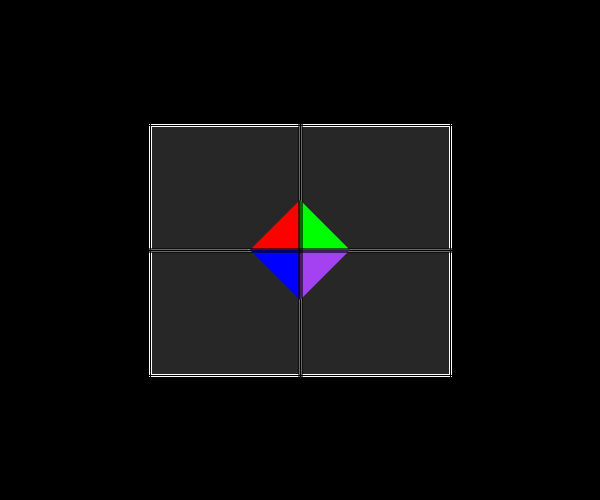
Frame 1 (no input)
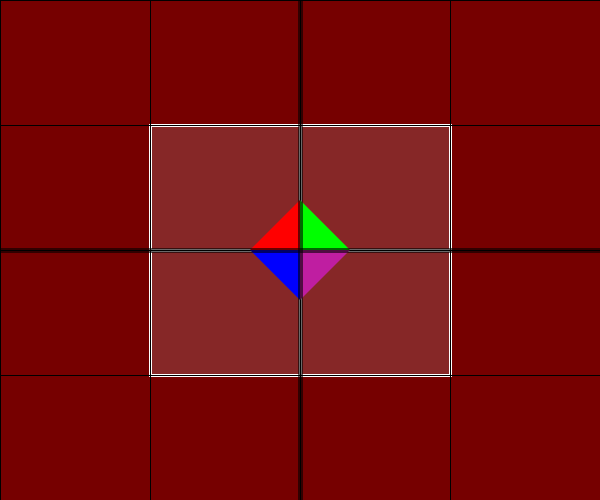
Frame 60 (the mouse pressed at the canvas centre just before this capture)
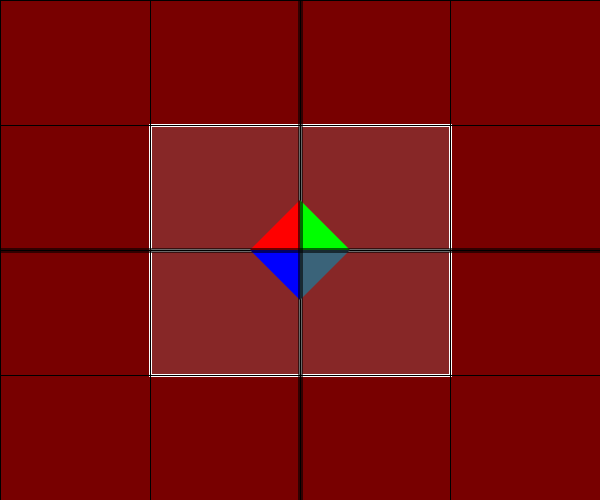
Frame 120 (the mouse held since frame 60 and released just before this capture)

The Processing sketch that drew these frames (run headless with seeded random() and noise(); from frame 60 on, the mouse is pressed at the canvas centre):

// Processing sketch: processing_78882
// ── processing_78882.pde

// Creative Coding 1
  // Assignment 2: Create a Dynamic Sketch

// Initiating & Declaring Global Variables:
int rectX = 0; // initial x co-ordinate of one of the '4x4' rectangles that fill the sketch window
int rectY = 0; // initial y co-ordinate of one of the '4x4' rectangles that fill the sketch window
int rectW = 150; // width of each '4x4' rectangle
int rectH = 125; // heigth of each '4x4' rectangle
int rectSpacX = 150; // x co-ordinate spacing between each of the '4x4' rectangles
int rectSpacY = 125; // y co-ordinate spacing between each of the '4x4' rectangles

float r = 0; // Variable determining the r-value (red) within RGB colour value initially set to 0
float g = 0; // Variable determining the g-value (green) within RGB colour value initially set to 0
float b = 0; // Variable determining the b-value (blue) within RGB colour value initially set to 0

boolean button1 = false; // Boolean variable representing the top-left interactive 'button' initially set to "false" (off) 
boolean button2 = false; // Boolean variable representing the top-right interactive 'button' initially set to "false" (off) 
boolean button3 = false; // Boolean variable representing the bottom-left interactive 'button' initially set to "false" (off) 
boolean button4 = false; // Boolean variable representing the bottom-right interactive 'button' initially set to "false" (off) 

int triX1 = 275; // 1st Variable x co-ordinate for the horizontal-moving triangle within the top-left button (button1)
int triY1 = 225; // 1st Variable y co-ordinate for the horizontal-moving triangle within the top-left button (button1)
int triX2 = 300; // 2nd Variable x co-ordinate for the horizontal-moving triangle within the top-left button (yutton1)
int triY2 = 200; // 2nd Variable y co-ordinate for the horizontal-moving triangle within the top-left button (button1)
int triX3 = 300; // 3rd Variable x co-ordinate for the horizontal-moving triangle within the top-left button (button1)
int triY3 = 250; // 3rd Variable y co-ordinate for the horizontal-moving triangle within the top-left button (button1)

float triX4 = 250; // 1st Variable x co-ordinate for the vertical-moving triangle within the top-left button (button1)
float triY4 = 250; // 1st Variable y co-ordinate for the vertical-moving triangle within the top-left button (button1)
float triX5 = 275; // 2nd Variable x co-ordinate for the vertical-moving triangle within the top-left button (button1)
float triY5 = 225; // 2nd Variable y co-ordinate for the vertical-moving triangle within the top-left button (button1)
float triX6 = 300; // 3rd Variable x co-ordinate for the vertical-moving triangle within the top-left button (button1)
float triY6 = 250; // 3rd Variable y co-ordinate for the vertical-moving triangle within the top-left button (button1)

float triX7 = 250; // 1st Variable x co-ordinate for the diagonal-moving triangle within the top-left button (button1)
float triY7 = 250; // 1st Variable y co-ordinate for the diagonal-moving triangle within the top-left button (button1)
float triX8 = 300; // 2nd Variable x co-ordinate for the diagonal-moving triangle within the top-left button (button1)
float triY8 = 200; // 2nd Variable y co-ordinate for the diagonal-moving triangle within the top-left button (button1)
float triX9 = 250; // 3rd Variable x co-ordinate for the diagonal-moving triangle within the top-left button (button1)
float triY9 = 200; // 3rd Variable y co-ordinate for the diagonal-moving triangle within the top-left button (button1)

int savMouseX = -1; // Variable x co-ordinate to save mouse's X co-ordinate within spider-web design in button2. Inititally set to -1 as 0 can be achieved through position (0,y)
int savMouseY = -1; // Variable y co-ordinate to save mouse's Y co-ordinate within spider-web design in button2. Inititally set to -1 as 0 can be achieved through position (x,0)

// Within 'void setup' only the following process(es) shall be processed once:
void setup () {
  size(600,500); // Dimensions of sketch window are 600px by 500px 
  frameRate(30); // Frame rate set to 30 to ease randomisation of colour within 4th quadrant (bottom-right main rectangle)
}

// Within 'void draw' the following process(es) shall be processed continously with no specification:
void draw () {
  background(r,g,b); // Background's colour defined by int. variables r,g,b representing red, green and blue respectively

// Drawing of buttons (initial appearance)
strokeWeight(3); 
stroke(255); // White outline
fill(200,50); // Very light-grey very transparent fill
rectMode(CORNERS);
rect(150,125,300,250); // Top-left semi-transparent rectangular 'button1'
rect(450,125,300,250); // Top-right semi-transparent rectangular 'button2'
rect(150,375,300,250); // Bottom-left semi-transparent rectangular 'button3'
rect(450,375,300,250); // Bottom-right semi-transparent rectangular 'button4'

// Drawing of 4x4 rectangles (created via. 'for' loop)
  // Initial Attributes:
strokeWeight(1);
stroke(0); // Thin, Black stroke
noFill(); // No Fill
rectMode(CORNER);
  // Construction:
for (int rectY = 0; rectY <= height-rectSpacY; rectY=rectY+rectSpacY) {
  rect (rectX, rectY, rectW, rectH); // Left-most column of 4 rectangles
  rect (rectX+rectSpacX,rectY,rectW,rectH); // 2nd from left column of 4 rectangles
  rect (rectX+(rectSpacX*2),rectY,rectW,rectH); // 2nd from right column of 4 rectangles
  rect (rectX+(rectSpacX*3),rectY,rectW,rectH); // Right-most column of 4 rectangles
  }

// Drawing of right-angle triangles within center of sketch window
noStroke();
fill(255,0,0);
triangle(250,250,300,250,300,200); // Top-left triangle (red)
fill(0,255,0);
triangle(300,200,300,250,350,250); // Bottom-left triangle (blue)
fill(0,0,255);  
triangle(250,250,300,250,300,300); // Top-right triangle (green)
fill(random(255),random(255),random(255));
triangle(300,300,300,250,350,250); // Bottom-right triangle (random colour)

// Drawing of quadrant dividers (2x2 lines)    
strokeWeight(5);
stroke(0,150);
line(300,0,300,500); // Vertical thick, black semi-transparent line 
line(0,250,600,250); // Horizontal thick, black semi-transparent line 

// Defining areas of RGB change based on mouse cursor's position
if(mouseX < width/2 && mouseY < height/2) { // If the mouse cursor is located within the 2ndt quadrant (top-left) the following process(es) will commence:
r = r+2; // r (red) increments by "2" within the background
} else { 
r = r; // r remains its value
} if(mouseX > width/2 && mouseY < height/2) { // If the mouse cursor is located within the 1st quadrant (top-right) the following process(es) will commence:
g = g+2; // g (green) increments by "2" within the background
} else {
g = g; // g remains it's value
} if (mouseX < width/2 && mouseY > height/2) { // If the mouse cursor is located within the 3rd quadrant (bottom-left) the following process(es) will commence:
b = b+2; // b (blue) increments by "2" within the background
} else {
b = b; // b remains its value
} if (mouseX > width/2 & mouseY > height/2) {  // If the mouse cursor is located within the 4th quadrant (bottom-right) the following process(es) will commence:
  r = random(255); // float variable 'r' (red) will generate a random value from "0" to "255"
  g = random(255); // float variable 'g' (green) will generate a random value from "0" to "255"
  b = random(255); // float variable 'b' (blue) will generate a random value from "0" to "255"
} else {
} if (r >= 255 && g >= 255 && b >= 255) { // Else if r (red) & g (green) & b (blue) are all equal to (or greater than) "255" then the following process(es) will commence:
r = 0; // r (red) value returns to "0"
g = 0; // g (green) value returns to "0"
b = 0; // b (blue) value returns to "0"
}

// Button Roll-overs - Top-left (button1)
  // When the mouse cursor 'rolls over' the top-left button (button1) the button's fill becomes semi-transparent white else it remains its default attributes
if (mouseX > 150 && mouseX < 300 && mouseY > 125 && mouseY < 250) { 
fill(255,225);
rect(150,125,150,125);
} else {
}
// Button Roll-overs - Top-right (button2)
  // When the mouse cursor 'rolls over' the top-right button (button2) the button's fill becomes semi-transparent white else it remains its default attributes
if (mouseX > 300 && mouseX < 450 && mouseY > 125 && mouseY < 250) {
fill(255,225);
rect(300,125,150,125);
} else {
}
// Button Roll-overs - Bottom-left (button3)
  // When the mouse cursor 'rolls over' the bottom-left button (button3) the button's fill becomes semi-transparent white else it remains its default attributes
if (mouseX > 150 && mouseX < 300 && mouseY > 250 && mouseY < 375) {
fill(255,225);
rect(150,250,150,125);
} else {
}
// Button Roll-overs - Bottom-right (button4)
  // When the mouse cursor 'rolls over' the bottom-right button (button4) the button's fill becomes semi-transparent white else it remains its default attributes
if (mouseX > 300 && mouseX < 450 && mouseY > 250 && mouseY < 375) {
fill(255,225);
rect(300,250,150,125);
} else { 
}

// Defining Top-left button (button1):
if (button1) { // If 'button1' is true (pressed) the following process(es) will commence:
  fill(0,200);
  noStroke();
  rect(150,125,150,125); // button1's appearance changes to having a slightly transparent black fill with no stroke to represent being pushed/activated
    strokeWeight(2);
    stroke(0);
    fill(255,0,0);
      triangle(triX1,triY1,triX2,triY2,triX3,triY3); // Creation of horizontal red triangle with black stroke that loops around 2nd quadrant (top-left) from right edge of quadrant to left
      triX1 = triX1 - 5;
      triX2 = triX2 - 5;
      triX3 = triX3 - 5;
        if(triX1 < -25) { // When horizontal triangle's 1st x co-ordinate reaches less than -25, it will return to it's original variable values causing the infinite loop until the button is de-activated
          triX1 = 275;
          triY1 = 225;
          triX2 = 300;
          triY2 = 200;
          triX3 = 300; 
          triY3 = 250;
   } triangle(triX4,triY4,triX5,triY5,triX6,triY6); // Creation of vertical red triangle with black stroke that loops around 2nd quadrant (top-left) from bottom edge of quadrant to top
     triY4 = triY4 - 4.6;
     triY5 = triY5 - 4.6;
     triY6 = triY6 - 4.6;
        if(triY4 < -25) {  // When vertical triangle's 1st y co-ordinate reaches less than -25, it will return to it's original variable values causing the infinite loop until the button is de-activated
          triX4 = 250;
          triY4 = 250;
          triX5 = 275;
          triY5 = 225;
          triX6 = 300;
          triY6 = 250;
   } triangle(triX7,triY7,triX8,triY8,triX9,triY9); // Creation of diagonal red triangle with black stroke that loops around 2nd quadrant (top-left) from bottom-right corner of quadrant to top-left
      triX7 = triX7 - 4.5;
      triY7 = triY7 - 3.6;
      triX8 = triX8 - 4.5;
      triY8 = triY8 - 3.6;
      triX9 = triX9 - 4.5;
      triY9 = triY9 - 3.6;
        if(triX7 < -25) { // When diagonal triangle's 1st x co-ordinate reaches less than -25, it will return to it's original variable values causing the infinite loop until the button is de-activated
         triX7 = 250;
         triY7 = 250;
         triX8 = 300;
         triY8 = 200;
         triX9 = 250;
         triY9 = 200;
        }    
} else {
  button1 = false;
}

// Defining Top-right button (button2):
if (button2) { // If 'button2' is true (pressed) the following process(es) will commence:
  fill(0,200);
  noStroke();
  rect(300,125,150,125); // button2's appearance changes to having a slightly transparent black fill with no stroke to represent being pushed/activated
  smooth();
  if (mouseX > width/2 && mouseX < width && mouseY > 0 && mouseY < height/2) { // If the mouse cursor is located within the 2nd quadrant (top right) then:
     stroke(0,abs(g-50),0); // Stroke colour equals the current, absolute g (green) RGB value - 50 to differentiate from the actual background
     strokeWeight(abs(mouseX-pmouseX)); // Stroke weight defined by the absolute value (speed) of the previous mouseX position to the current mouseX position
     line(pmouseX,pmouseY,mouseX,mouseY); // Line created based on the previous mouse x & y co-ordinate to the current mouse x & y co-ordinate that imitated a defined paintbrush tool
     }
} else {
  noSmooth();
  button2 = false;
}

// Defining Bottom-left button (button3):
if (button3) { // If 'button3' is true (pressed) the following process(es) will commence:
  fill(0,200);
  noStroke();
  rect(150,250,150,125); // button3's appearance changes to having a slightly transparent black fill with no stroke to represent being pushed/activated
  if (mouseX > 0 && mouseX < 300 && mouseY > 250 && mouseY < 500) {  // If the mouse cursor is located within the 3rd quadrant (bottom-left) and...
    if (mousePressed) { // When the mouse is pressed and...
      if (savMouseX == -1 && savMouseY == -1) { // When the saved mouse x co-ordinate & saved mouse y co-ordinate are saved to the default value of -1 then the following process(es) will commence:
        savMouseX = mouseX; // int. variable representing the saved mouse X co-ordinate within the 3rd quadrant's spider-web design
        savMouseY = mouseY; // int. variable representing the saved mouse Y co-ordinate within the 3rd quadrant's spider-web design
      } else {
        savMouseX = -1; // Save the saved mouseX value back to default value of -1
        savMouseY = -1; // Save the saved mouseY value back to default value of -1
      }
    }
    smooth();
    strokeWeight(3);
    stroke(0,100,255);
       if(savMouseX == -1 && savMouseY == -1) { // If the saved mouseX & mouseY value are -1 then the following process(es) commence:
          line(150,250,mouseX,mouseY); // Blue, pivot line fixed at the 12 o'clock position from mouse position within 3rd quadrant (bottom-left)
          line(50,250,mouseX,mouseY); // Blue, pivot line fixed at the 11 o'clock position from mouse position within 3rd quadrant (bottom-left)
          line(0,300,mouseX,mouseY); // Blue, pivot line fixed at the 10 o'clock position from mouse position within 3rd quadrant (bottom-left)
          line(0,375,mouseX,mouseY); // Blue, pivot line fixed at the 9 o'clock position from mouse position within 3rd quadrant (bottom-left)
          line(0,450,mouseX,mouseY); // Blue, pivot line fixed at the 8 o'clock position from mouse position within 3rd quadrant (bottom-left)
          line(50,500,mouseX,mouseY); // Blue, pivot line fixed at the 7 o'clock position from mouse position within 3rd quadrant (bottom-left)
          line(150,500,mouseX,mouseY); // Blue, pivot line fixed at the 6 o'clock position from mouse position within 3rd quadrant (bottom-left)
          line(250,500,mouseX,mouseY); // Blue, pivot line fixed at the 5 o'clock position from mouse position within 3rd quadrant (bottom-left)
          line(300,450,mouseX,mouseY); // Blue, pivot line fixed at the 4 o'clock position from mouse position within 3rd quadrant (bottom-left)
          line(300,375,mouseX,mouseY); // Blue, pivot line fixed at the 3 o'clock position from mouse position within 3rd quadrant (bottom-left)
          line(300,300,mouseX,mouseY); // Blue, pivot line fixed at the 2 o'clock position from mouse position within 3rd quadrant (bottom-left)
          line(250,250,mouseX,mouseY); // Blue, pivot line fixed at the 1 o'clock position from mouse position within 3rd quadrant (bottom-left)
    strokeWeight(10); 
    stroke(0,0,100);  
    fill(color(r,g,b)); // Fill with the colour of the current RGB value from the float variables r, g & b for the...
      ellipse(mouseX,mouseY,25,25);  // ... ellipse of x & y co-ordinate that follows the mouseX & mouseY position
       } else {
          line(150,250,savMouseX,savMouseY); // Blue, pivot line fixed at the 12 o'clock position from the saved mouse position within 3rd quadrant (bottom-left)
          line(50,250,savMouseX,savMouseY); // Blue, pivot line fixed at the 11 o'clock position from the saved mouse position within 3rd quadrant (bottom-left)
          line(0,300,savMouseX,savMouseY); // Blue, pivot line fixed at the 10 o'clock position from the saved mouse position within 3rd quadrant (bottom-left)
          line(0,375,savMouseX,savMouseY); // Blue, pivot line fixed at the 9 o'clock position from the saved mouse position within 3rd quadrant (bottom-left)
          line(0,450,savMouseX,savMouseY); // Blue, pivot line fixed at the 8 o'clock position from the saved mouse position within 3rd quadrant (bottom-left)
          line(50,500,savMouseX,savMouseY); // Blue, pivot line fixed at the 7 o'clock position from the saved mouse position within 3rd quadrant (bottom-left)
          line(150,500,savMouseX,savMouseY); // Blue, pivot line fixed at the 6 o'clock position from the saved mouse position within 3rd quadrant (bottom-left)
          line(250,500,savMouseX,savMouseY); // Blue, pivot line fixed at the 5 o'clock position from the saved mouse position within 3rd quadrant (bottom-left)
          line(300,450,savMouseX,savMouseY); // Blue, pivot line fixed at the 4 o'clock position from the saved mouse position within 3rd quadrant (bottom-left)
          line(300,375,savMouseX,savMouseY); // Blue, pivot line fixed at the 3 o'clock position from the saved mouse position within 3rd quadrant (bottom-left)
          line(300,300,savMouseX,savMouseY); // Blue, pivot line fixed at the 2 o'clock position from the saved mouse position within 3rd quadrant (bottom-left)
          line(250,250,savMouseX,savMouseY); // Blue, pivot line fixed at the 1 o'clock position from the saved mouse position within 3rd quadrant (bottom-left)
       }
  }
} else {
  button3 = false;
}

// Defining Bottom-right button (button4):
if (button4) { // If 'button4' is true (pressed) the following process(es) will commence:
  fill(0,200);
  noStroke();
  rect(300,250,150,125); // button4's appearance changes to having a slightly transparent black fill with no stroke to represent being pushed/activated
    fill(random(255),random(255),random(255)); // Random fill colour with RGB range
    strokeWeight(3); 
    stroke(random(255),random(255),random(255),random(255)); // Random, medium-thickness stroke colour with RGB range
    line(random(width/2+25,width-25),random(height/2+25,height-25),random(width/2+25,width-25),random(height/2+25,height-25)); // Random lines being produced within the 4th quadrant (bottom right)
    rect(random(width/2+25,width-25),random(height/2+25,height-25),random(150),random(150)); // Random rectangles being produced within the 4th quadrant (bottom right)
    ellipse(random(width/2+25,width-25),random(height/2+25,height-25),random(150),random(150)); // Random ellipses being produced within the 4th quadrant (bottom right)
} else {
  button4 = false;
}

// Constraining Values:
r = constrain(r,0,255); // Constrain r (red) float values from "0" to "255"
g = constrain(g,0,255); // Constrain g (green) float values from "0" to "255"
b = constrain(b,0,255); // Constrain b (blue) float values from "0" to "255"

print(r);print(' ');print(g);print(' ');println(b); // Prints "r g b" (RGB) value each process 
}

// Defining Mouse Presses within Sketch
void mousePressed() { 
  if (mouseX > 150 && mouseX < 300 && mouseY > 125 && mouseY < 250) { // If top-left button (button1) is pressed it will change the boolean button from 'true' to 'false' and vice versa
    button1 = !button1;
    }
  
  if (mouseX > 300 && mouseX < 450 && mouseY > 125 && mouseY < 250 && mousePressed) { // If top-right button (button2) is pressed it will change the boolean button from 'true' to 'false' and vice versa
    button2 = !button2;
    }
  
  if (mouseX > 150 && mouseX < 300 && mouseY > 250 && mouseY < 375 && mousePressed) {  // If bottom-left button (button3) is pressed it will change the boolean button from 'true' to 'false' and vice versa
    button3 = !button3;
    }  
  
  if (mouseX > 300 && mouseX < 450 && mouseY > 250 && mouseY < 375 && mousePressed) { // If bottom-right button (button4) is pressed it will change the boolean button from 'true' to 'false' and vice versa
  button4 = !button4;
    } 
  
}
// Copyright Brandon McCann [Creative Technologies]
  // Created 08/11/2012 to 13/11/2012
